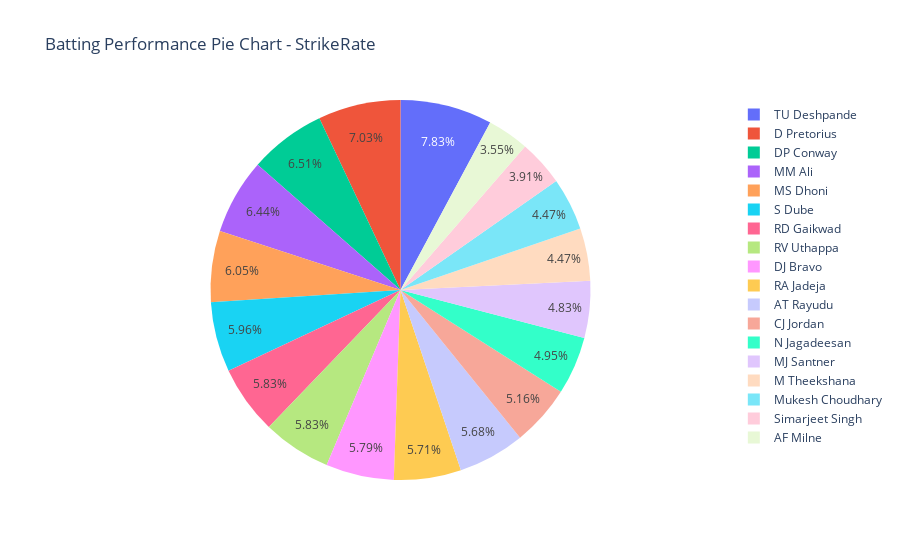
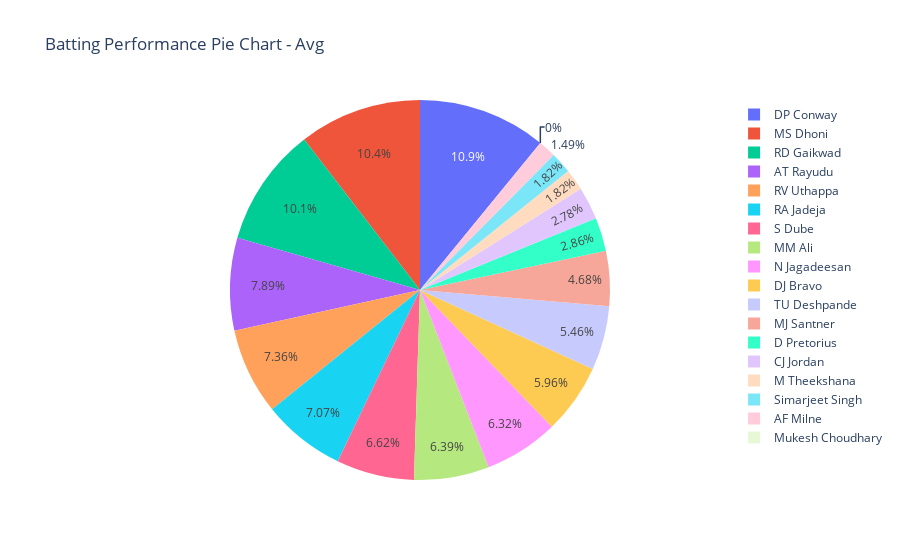

The cell these charts' notebook holds for them, in order:
### Code cell
import plotly.express as px
import pandas as pd
import numpy as np

def batting(season, team):

    df = batter.merge(ipl[['ID', 'Season']], on='ID')
    df = df[df.batter.isin(Players([season], team)[season].squeeze().tolist())]
    df['isBatsmanBall'] = df.extra_type.apply(lambda x: 1 if x != 'wides' else 0)
    df['isBatsmanOut'] = df.batter == df.player_out
    b_df = df.groupby(['batter', 'ID'], as_index=False)[['batsman_run', 'isBatsmanBall', 'isBatsmanOut']].sum(numeric_only=True)
    innings = b_df.groupby('batter').ID.count()
    if not b_df.empty:
        b_df = b_df.groupby('batter').agg(
            {
                'batsman_run': ['sum', 'max'],
                'isBatsmanBall': 'sum',
                'isBatsmanOut': 'sum'
            })
        b_df['Innings'] = innings
        b_df['TotalRuns'] = b_df[('batsman_run', 'sum')]
        b_df['Avg'] = round(b_df['TotalRuns'] / b_df[('isBatsmanOut', 'sum')], 2)
        b_df['Avg'] = b_df['Avg'].replace([np.inf, -np.inf], 0)
        b_df['HighestScore'] = b_df[('batsman_run', 'max')]
        b_df['StrikeRate'] = round((b_df['TotalRuns'] / b_df[('isBatsmanBall', 'sum')]) * 100, 2)

        return b_df[['Innings', 'TotalRuns', 'Avg', 'HighestScore', 'StrikeRate']]
    else:
        return pd.DataFrame()

b_df = batting('2022', 'Chennai Super Kings').reset_index()

fig = px.pie(b_df, values='StrikeRate', names='batter',
             title='Batting Performance Pie Chart - StrikeRate')

fig2 = px.pie(b_df, values='Avg', names='batter',
              title='Batting Performance Pie Chart - Avg')

# Display the pie charts side by side
fig.show()
fig2.show()

### Figure 1 — Plotly figure (JSON) as saved in the notebook; plotly's stock layout.template omitted (floating-point values rounded to 4 significant figures)
{"data": [{"domain": {"x": [0, 1], "y": [0, 1]}, "hovertemplate": "batter=%{label}<br>StrikeRate=%{value}<extra></extra>", "labels": ["AF Milne", "AT Rayudu", "CJ Jordan", "D Pretorius", "DJ Bravo", "DP Conway", "M Theekshana", "MJ Santner", "MM Ali", "MS Dhoni", "Mukesh Choudhary", "N Jagadeesan", "RA Jadeja", "RD Gaikwad", "RV Uthappa", "S Dube", "Simarjeet Singh", "TU Deshpande"], "legendgroup": "", "name": "", "showlegend": true, "type": "pie", "values": [79.31, 127.1, 115.4, 157.1, 129.6, 145.7, 100, 108, 144.0, 135.2, 100, 110.6, 127.7, 130.3, 130.3, 133.3, 87.5, 175]}], "layout": {"legend": {"tracegroupgap": 0}, "title": {"text": "Batting Performance Pie Chart - StrikeRate"}}}

### Figure 2 — Plotly figure (JSON) as saved in the notebook; plotly's stock layout.template omitted (floating-point values rounded to 4 significant figures)
{"data": [{"domain": {"x": [0, 1], "y": [0, 1]}, "hovertemplate": "batter=%{label}<br>Avg=%{value}<extra></extra>", "labels": ["AF Milne", "AT Rayudu", "CJ Jordan", "D Pretorius", "DJ Bravo", "DP Conway", "M Theekshana", "MJ Santner", "MM Ali", "MS Dhoni", "Mukesh Choudhary", "N Jagadeesan", "RA Jadeja", "RD Gaikwad", "RV Uthappa", "S Dube", "Simarjeet Singh", "TU Deshpande"], "legendgroup": "", "name": "", "showlegend": true, "type": "pie", "values": [5.75, 30.36, 10.71, 11, 22.94, 42, 7, 18, 24.59, 40.15, 0, 24.33, 27.2, 38.94, 28.31, 25.48, 7, 21]}], "layout": {"legend": {"tracegroupgap": 0}, "title": {"text": "Batting Performance Pie Chart - Avg"}}}
